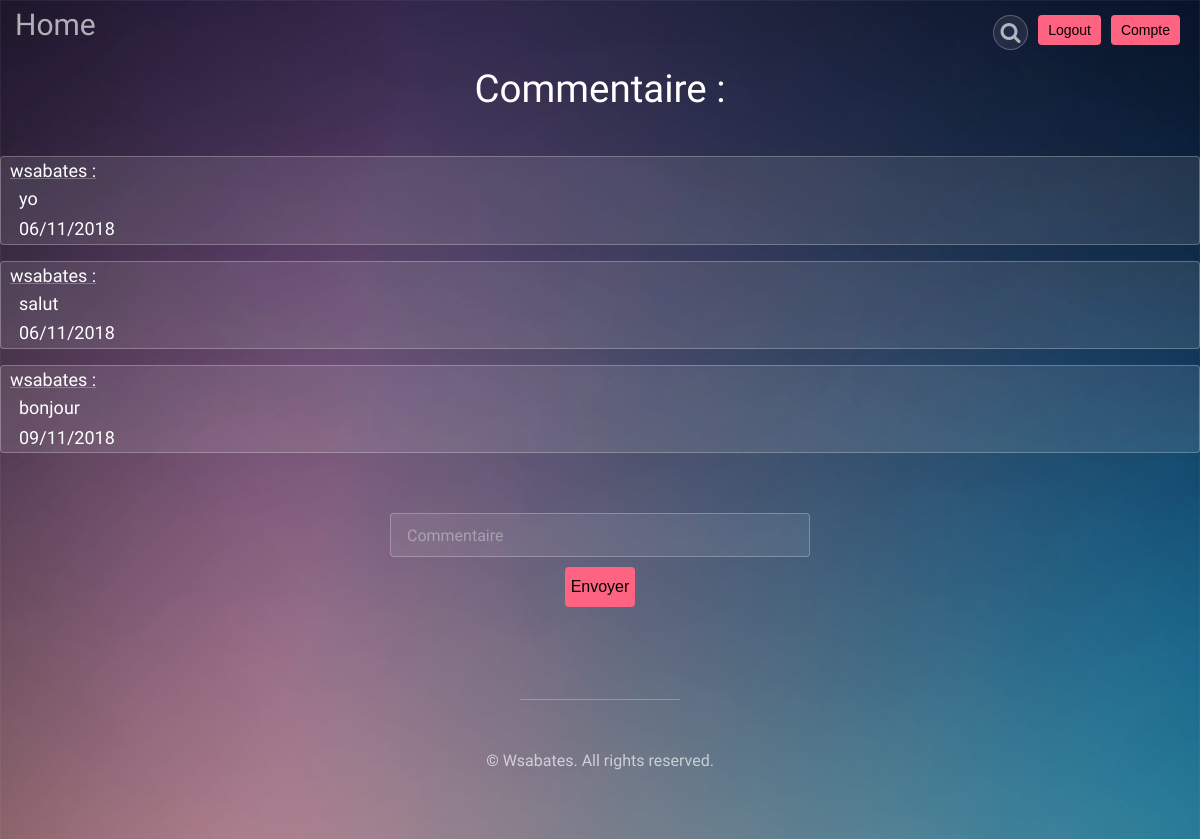
Screenshot of /commentaire.php (signed in) with the database file from the repository.
### tables this page shows
CREATE TABLE `commentaire` (
  `id` int(11) NOT NULL,
  `user_id` varchar(256) NOT NULL,
  `commentaire` varchar(256) NOT NULL,
  `image` varchar(256) NOT NULL,
  `a_date` varchar(256) NOT NULL
);

### commentaire.php (the view, shortened to what this page needs)
<?php
include_once "header.php";
include "includes/config/database.php";
?>
<div class="titre-commentaire">
    <h1>Commentaire :</h1>
</div>
<div class="commentaire-box">
    <?php
$sql = "SELECT * FROM commentaire WHERE user_id='$_SESSION[u_id]';";
$result = $connexion->query($sql);
if ($result->rowCount() > 0)
{
    while ($row = $result->fetch(PDO::FETCH_ASSOC))
    {
        echo "<div class='commentaire'>
            <h3>".$row['user_id']." :</h3>
            <p><strong>".$row['commentaire']."</strong></p>
            <p>".$row['a_date']."</p>
        </div>";
    }
}
?>
</div>
<?php
if(isset($_SESSION['u_id']))
{
?>
    <div class="commentaire-form">
    <form action="includes/commentaire.inc.php" method="POST">
    <input type="text" name="commentaire" placeholder="Commentaire">
    <button type="submit" name="submit">Envoyer</button>
</form>
    </div>
<?php
}
else{
    echo "<h1>You must be logged in to post a comment</h1>";
}
include_once "footer.php";
?>

### assets/css/main.css (style rules this page uses)
html, body, div, span, applet, object, iframe, h1, h2, h3, h4, h5, h6, p, blockquote, pre, a, abbr, acronym, address, big, cite, code, del, dfn, em, img, ins, kbd, q, s, samp, small, strike, strong, sub, sup, tt, var, b, u, i, center, dl, dt, dd, ol, ul, li, fieldset, form, label, legend, table, caption, tbody, tfoot, thead, tr, th, td, article, aside, canvas, details, embed, figure, figcaption, footer, header, hgroup, menu, nav, output, ruby, section, summary, time, mark, audio, video { margin: 0; padding: 0; border: 0; font-size: 100%; font: inherit; vertical-align: baseline; }
body { line-height: 1; }
body { -webkit-text-size-adjust: none; }
*, *:before, *:after { -moz-box-sizing: border-box; -webkit-box-sizing: border-box; box-sizing: border-box; }
body { -ms-overflow-style: scrollbar; }
body { background-color: #000; background-image: url("../../images/bg.jpg"); background-size: cover; background-position: top center; }
body, input, select, textarea { color: rgba(255, 255, 255, 0.65); font-family: "Source Sans Pro", Helvetica, sans-serif; font-size: 13pt; font-weight: 200; line-height: 1.65; }
@media screen and (max-width: 1280px) { body, input, select, textarea { font-size: 12pt; } }
strong, b { color: #ffffff; font-weight: 200; }
p { margin: 0 0 2em 0; }
h1, h2, h3, h4, h5, h6 { color: #ffffff; font-weight: 200; line-height: 1.5; margin: 0 0 1em 0; }
h1 { font-size: 1.75em; }
h3 { font-size: 1em; }
input[type="text"], input[type="password"], input[type="email"], input[type="tel"], input[type="file"], select, textarea { appearance: none; background: rgba(255, 255, 255, 0.075); border-radius: 4px; border: none; border: solid 1px rgba(255, 255, 255, 0.25); color: inherit; outline: 0; padding: 0 1em; text-decoration: none; width: 100%; }
input[type="text"], input[type="password"], input[type="email"], input[type="file"], select { height: 2.75em; }
input[type="submit"], input[type="reset"], input[type="button"], button, .button { background-color: #FF6382; border-radius: 4px; border: 0; color: !important; cursor: pointer; display: inline-block; font-weight: 200; text-decoration: none; white-space: nowrap; }
.commentaire-box { margin : auto; }
.commentaire { margin-bottom: 1em; border-radius : 4px; border : solid 1px rgba(255, 255, 255, 0.25); background-color : rgba(255, 255, 255, 0.1); }
.commentaire h3 { text-decoration: underline; text-decoration-color: rgba(255, 255, 255, 0.25); padding-left: 0.5em; font-size: 18px; margin-bottom: 0px; }
.commentaire p { padding-left: 1em; margin-bottom: 0px; font-size: 18px; color : #fff; }
.commentaire-form { width : 35%; margin : 5% auto; }
.commentaire-form button { display : block; margin : 10px auto; height: 40px; border : none; font-size: 16px; cursor : pointer; }
.titre-commentaire { text-align: center; font-size: 22px; }

### rows the page displays
commentaire: user "wsabates", commentaire "yo", a_date "06/11/2018"
commentaire: user "wsabates", commentaire "salut", a_date "06/11/2018"
commentaire: user "wsabates", commentaire "bonjour", a_date "09/11/2018"
